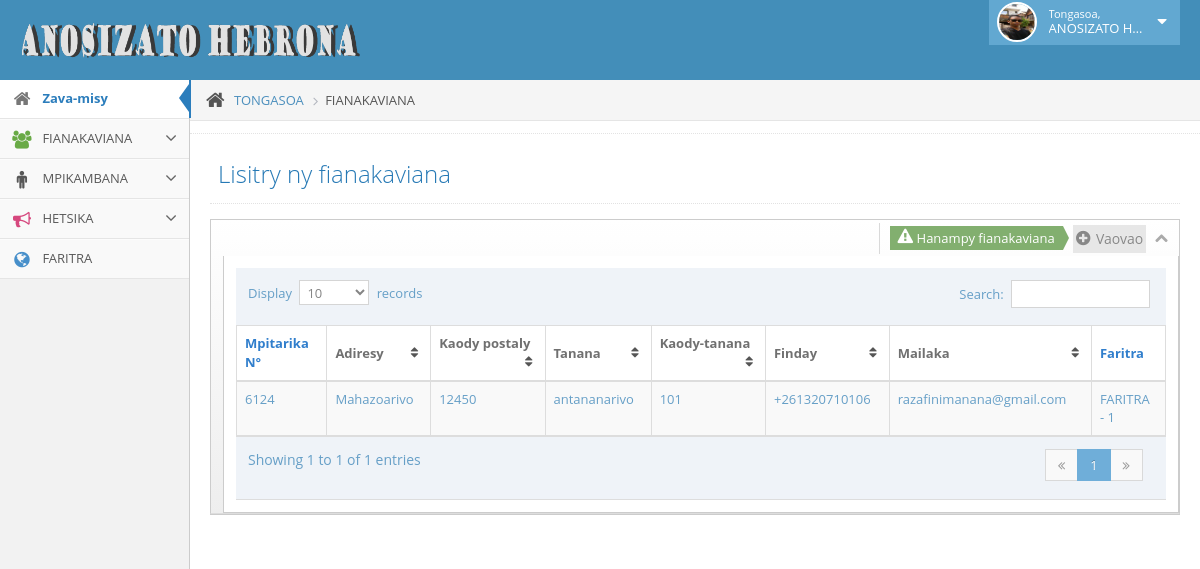
Screenshot of /SRCS/FANISANA/views/famille.php with the database file from the repository.
### tables this page shows
CREATE TABLE `famille` (
  `IdFamille` int(11) NOT NULL AUTO_INCREMENT,
  `IdChefFamille` varchar(10) DEFAULT NULL,
  `AdresseFamille` varchar(50) DEFAULT NULL,
  `CodePostal` varchar(10) DEFAULT NULL,
  `Ville` varchar(50) DEFAULT NULL,
  `CodePays` varchar(10) DEFAULT NULL,
  `Telephone` varchar(15) DEFAULT NULL,
  `Email` varchar(50) DEFAULT NULL,
  `IdQuartier` int(11) NOT NULL,
  PRIMARY KEY (`IdFamille`),
  KEY `FK_FAMILLE_IdQuartier` (`IdQuartier`),
  CONSTRAINT `FK_FAMILLE_IdQuartier` FOREIGN KEY (`IdQuartier`) REFERENCES `quartier` (`IdQuartier`)
);

### SRCS/FANISANA/models/Famille.php (called while the page is built, shortened)
<?php
class Famille {
    private $IdChefFamille;
    private $AdresseFamille;
    private $CodePostal;
    private $Ville;
    private $CodePays;
    private $Telephone;
    private $Email;
    private $IdQuartier;
    function __construct($AdresseFamille, $CodePays, $CodePostal, $Email, $IdChefFamille, $IdFamille, $IdQuartier, $Telephone, $Ville)
    {
        $this->AdresseFamille = $AdresseFamille;
        $this->CodePays = $CodePays;
        $this->CodePostal = $CodePostal;
        $this->Email = $Email;
        $this->IdChefFamille = $IdChefFamille;
        $this->IdQuartier = $IdQuartier;
        $this->Telephone = $Telephone;
        $this->Ville = $Ville;
    }
    public function getAdresseFamille()
    {
        return $this->AdresseFamille;
    }
    public function getCodePays()
    {
        return $this->CodePays;
    }
    public function getCodePostal()
    {
        return $this->CodePostal;
    }
    public function getEmail()
    {
        return $this->Email;
    }
    public function getIdChefFamille()
    {
        return $this->IdChefFamille;
    }
    public function getIdQuartier()
    {
        return $this->IdQuartier;
    }
    public function getTelephone()
    {
        return $this->Telephone;
    }
    public function getVille()
    {
        return $this->Ville;
    }
    static function LoadFamille(\PDO $pdo){
        try {
            $statement = $pdo->prepare('SELECT * FROM famille');
            $statement->execute();
            $famille = array();
            $i = 0;
            while ($table = $statement->fetch(\PDO::FETCH_ASSOC)){
                $famille[$i] = new Famille($table['AdresseFamille'], $table['CodePays'], $table['CodePostal'], $table['Email'], $table['IdChefFamille'], $table['IdFamille'], $table['IdQuartier'], $table['Telephone'], $table['Ville']);
                $i++;
            }
            return $famille;
        }catch (\Exception $ex){
        }
    }
}

### SRCS/FANISANA/controllers/FamilleController.php (called while the page is built, shortened)
<?php
require_once 'QuartierController.php';
include_once '../models/Famille.php';
class FamilleController {
    static function LoadAllFamille(){
        $pdo = \App\Config::getInstance()->getPdo();
        $list = \models\Famille::LoadFamille($pdo);
        return $list;
    }
}

### SRCS/FANISANA/views/famille.php (the view, shortened to what this page needs)
<?php
require(dirname(__DIR__).'\controllers\FamilleController.php');
$listFamille = \controllers\FamilleController::LoadAllFamille();
include_once "header.php";?>
<div class="main-content">
    <div class="breadcrumbs" id="breadcrumbs">
        <ul class="breadcrumb">
            <li>
                <i class="icon-home home-icon"></i>
                <a href="index.php">TONGASOA</a>
            </li>
            <li class="active">FIANAKAVIANA</li>
        </ul>
    </div>
    <div class="hr dotted"></div>
    <div class="page-content">
        <div class="page-header">
            <a href="famille.php">
                <h1>
                    Lisitry ny fianakaviana
                </h1>
            </a>
        </div>
        <div class="row">
            <div class="col-xs-12">
                <div class="row">
                    <div class="col-xs-12 col-sm-12">
                        <div class="widget-box">
                            <div class="widget-header">
                                <h4>&nbsp;&nbsp;&nbsp;</h4>
                                <div class="widget-toolbar">
                                    <span class="label label-lg label-success arrowed-right">
                                                            <i class="icon-warning-sign bigger-120"></i>
                                                            Hanampy fianakaviana
                                        </span>
                                    <a href="new_famille.php" class="btn btn-xs btn-light">
                                        <i class="icon-plus-sign bigger-120"></i>
                                        Vaovao
                                    </a>&nbsp;
                                    <a href="#" data-action="collapse">
                                        <i class="icon-chevron-up"></i>
                                    </a>
                                </div>
                                <div class="widget-body">
                                    <div class="widget-main">
                                        <?php if(isset($listFamille) && !empty($listFamille)) : ?>
                                            <div class="table-responsive">
                                                <table id="table_liste_famille" class="table table-striped table-bordered table-hover">
                                                    <thead>
                                                    <tr>
                                                        <th>Mpitarika N°</th>
                                                        <th>Adiresy</th>
                                                        <th class="hidden-xs">Kaody postaly</th>
                                                        <th class="hidden-xs" >Tanana</th>
                                                        <th class="hidden-xs" >Kaody-tanana</th>
                                                        <th class="hidden-xs" >Finday</th>
                                                        <th class="hidden-xs" >Mailaka</th>
                                                        <th class="hidden-xs" >Faritra</th>
                                                    </tr>
                                                    <tbody>
                                                    <?php foreach ($listFamille as $l) : ?>
                                                        <tr>
                                                            <td><?php echo $l->getIdChefFamille(); ?></td>
                                                            <td><?php echo $l->getAdresseFamille(); ?></td>
                                                            <td class="hidden-xs" ><?php echo $l->getCodePostal() ;  ?></td>
                                                            <td class="hidden-xs" ><?php echo $l->getVille();  ?></td>
                                                            <td class="hidden-xs" ><?php echo $l->getCodePays();  ?></td>
                                                            <td class="hidden-xs" ><?php echo $l->getTelephone();  ?></td>
                                                            <td class="hidden-xs" ><?php echo $l->getEmail();  ?></td>
                                                            <td class="hidden-xs" ><?php echo 'FARITRA - '. $l->getIdQuartier();  ?></td>
                                                        </tr>
                                                    <?php endforeach;?>
                                                    </tbody>
                                                    </thead>
                                                </table>
                                            </div>
                                        <?php endif ?>
                                    </div>
                                </div>
                            </div>
                        </div>
                    </div>
                </div>
            </div>
        </div>
    </div>
</div>
<?php include_once "footer.php"; ?>

### rows the page displays
famille: IdChefFamille "6124", AdresseFamille "Mahazoarivo", CodePostal "12450", Ville "antananarivo", CodePays "101", Telephone "+261320710106", Email "razafinimanana@gmail.com", IdQuartier "1"
